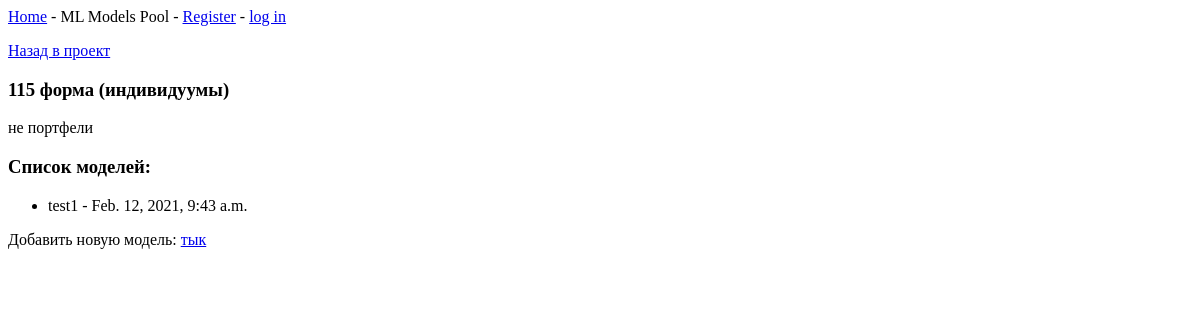
Before: /task/1 with the older database file.
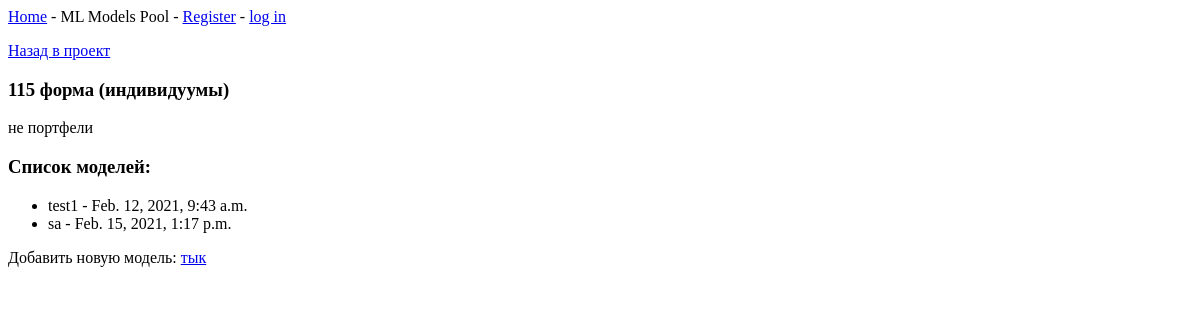
After: the same page with the newer database file.
### mlpool/models.py (models this page shows)
class Task(models.Model):
    project = models.ForeignKey(Project, on_delete=models.DO_NOTHING)
    task_name = models.CharField(max_length=200)
    description = models.CharField(max_length=2000)
    date_added = models.DateTimeField(auto_now_add=True)
    def __str__(self):
        return self.task_name

class MLModel(models.Model):
    task = models.ForeignKey(Task, on_delete=models.DO_NOTHING)
    model_name = models.CharField(max_length=200)
    version = models.CharField(max_length=200)
    description = models.CharField(max_length=2000)
    date_added = models.DateTimeField(auto_now_add=True)
    binary_body = models.FileField(upload_to='uploads')
    author = models.ForeignKey(User, on_delete=models.DO_NOTHING)
    def __str__(self):
        return self.model_name

### mlpool/views.py (the view)
# urls.py: path('task/<int:task_id>', views.task, name='task'),
def task(request, task_id):
    task = Task.objects.get(id=task_id)
    task_models = MLModel.objects.filter(task=task)
    task_project = task.project
    context = {
        'task': task,
        'models': task_models,
        'project': task_project,
    }
    return render(request, 'mlpool/task.html', context)

### templates/mlpool/task.html
{% extends 'mlpool/base.html' %}
{% block content %}
    <p>
        <a href="{% url 'mlpool:project' project.id%}">Назад в проект</a>
    </p>
    <h3>{{ task }}</h3>
    <p>{{ task.description }}</p>
    <div>
        <h3>Список моделей:</h3>
        <ul>
            {% for m in models %}
                <li>
                    {{ m }} - {{ m.date_added }}
                </li>
            {% empty %}
            Пока нет моделей.
            {% endfor %}
        </ul>
    </div>
    <p>Добавить новую модель: <a href="{% url 'mlpool:new_ml_model' task.id %}">тык</a></p>
{% endblock content %}

### templates/mlpool/base.html
{% block title %}
    <p>
        <a href="{% url 'mlpool:index' %}">Home</a> -
        ML Models Pool -
        {% if user.is_authenticated %}
        Hello, {{ user.username }}.
        <a href="{% url 'users:logout' %}">log out</a>
        {% else %}
        <a href="{% url 'users:register' %}">Register</a> -
        <a href="{% url 'users:login' %}">log in</a>
        {% endif %}
    </p>
{% endblock title %}
{% block content %} {% endblock content %}

Changed rows visible on the page:
added MLModel: model_name "sa", date_added "Feb. 15, 2021, 1:17 p.m."
